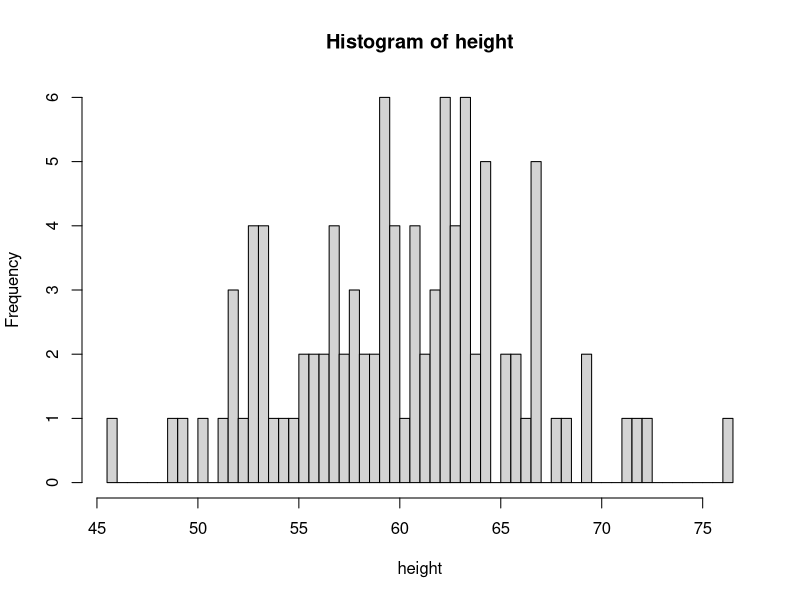
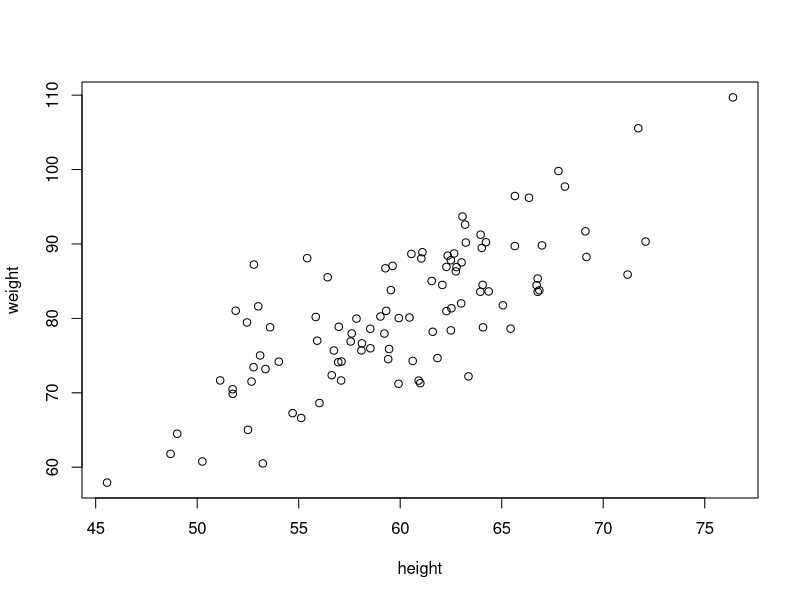

Source code (R) for these figures, in order:
## ---- chunk 1
knitr::opts_chunk$set(echo = TRUE)
## ---- chunk 2
# clean with CSS
  


## ---- chunk 3
height <- rnorm(n=100, mean= 60, sd = 6)
weight <- height*1.2 +  rnorm(n=100, mean= 10, sd = 6)
hist(height, breaks=50)
plot(height, weight)
